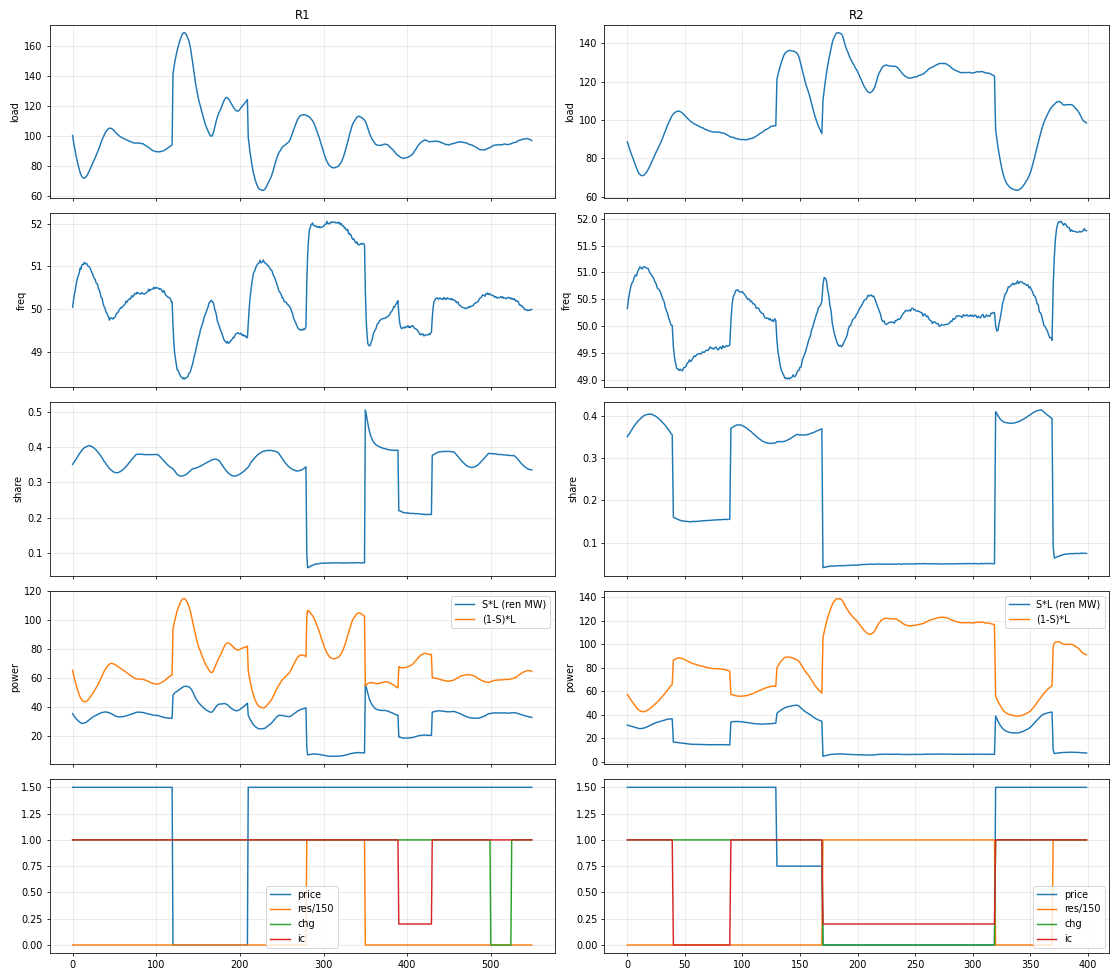

Here is the Python script that generated this plot:
import json, numpy as np, matplotlib; matplotlib.use('Agg'); import matplotlib.pyplot as plt
K=['load','frequency','renewable_share']; C=['price_signal','reserve_dispatch','charging_allowance','interconnector']
fig,ax=plt.subplots(5,2,figsize=(16,14),sharex='col')
for j,f in enumerate(['R1','R2']):
    r=json.load(open(f'data/power_grid/{f}.json'))['runs'][0]
    O=np.array([[o[k] for k in K] for o in r['observations']]); A=np.array([[a[k] for k in C] for a in r['actions']])
    L,F,S=O.T; t=np.arange(len(L))
    ax[0,j].plot(t,L); ax[0,j].set_ylabel('load')
    ax[1,j].plot(t,F); ax[1,j].set_ylabel('freq')
    ax[2,j].plot(t,S); ax[2,j].set_ylabel('share')
    ax[3,j].plot(t,S*L,label='S*L (ren MW)'); ax[3,j].plot(t,(1-S)*L,label='(1-S)*L'); ax[3,j].legend(); ax[3,j].set_ylabel('power')
    ax[4,j].plot(t,A[:,0],label='price');ax[4,j].plot(t,A[:,1]/150,label='res/150');ax[4,j].plot(t,A[:,2],label='chg');ax[4,j].plot(t,A[:,3],label='ic');ax[4,j].legend()
    for a in ax[:,j]: a.grid(alpha=.3)
    ax[0,j].set_title(f)
plt.tight_layout(); plt.savefig('fits/power_grid/review/share_scan.png',dpi=70)
